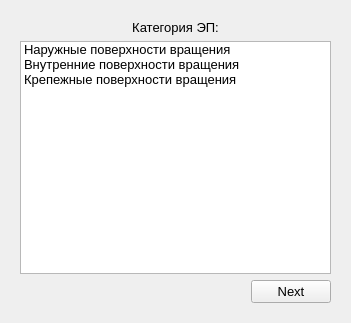
<?xml version="1.0" encoding="UTF-8"?>
<ui version="4.0">
 <class>AddingNewElementarySurfaceWindow</class>
 <widget class="QWidget" name="AddingNewElementarySurfaceWindow">
  <property name="windowModality">
   <enum>Qt::ApplicationModal</enum>
  </property>
  <property name="geometry">
   <rect>
    <x>0</x>
    <y>0</y>
    <width>351</width>
    <height>323</height>
   </rect>
  </property>
  <property name="windowTitle">
   <string>Добавление ЭП</string>
  </property>
  <property name="layoutDirection">
   <enum>Qt::RightToLeft</enum>
  </property>
  <layout class="QGridLayout" name="gridLayout">
   <property name="horizontalSpacing">
    <number>14</number>
   </property>
   <item row="0" column="0">
    <widget class="QStackedWidget" name="stackedWidget">
     <property name="currentIndex">
      <number>0</number>
     </property>
     <widget class="QWidget" name="page">
      <layout class="QGridLayout" name="gridLayout_2">
       <item row="1" column="0">
        <widget class="QListWidget" name="listWidget">
         <property name="font">
          <font>
           <pointsize>10</pointsize>
          </font>
         </property>
         <property name="layoutDirection">
          <enum>Qt::LeftToRight</enum>
         </property>
         <property name="editTriggers">
          <set>QAbstractItemView::NoEditTriggers</set>
         </property>
         <property name="showDropIndicator" stdset="0">
          <bool>false</bool>
         </property>
         <property name="movement">
          <enum>QListView::Static</enum>
         </property>
         <property name="flow">
          <enum>QListView::TopToBottom</enum>
         </property>
         <property name="viewMode">
          <enum>QListView::ListMode</enum>
         </property>
         <item>
          <property name="text">
           <string>Наружные поверхности вращения</string>
          </property>
         </item>
         <item>
          <property name="text">
           <string>Внутренние поверхности вращения</string>
          </property>
         </item>
         <item>
          <property name="text">
           <string>Крепежные поверхности вращения</string>
          </property>
         </item>
        </widget>
       </item>
       <item row="0" column="0">
        <widget class="QLabel" name="label">
         <property name="font">
          <font>
           <pointsize>10</pointsize>
          </font>
         </property>
         <property name="text">
          <string>Категория ЭП:</string>
         </property>
         <property name="textFormat">
          <enum>Qt::AutoText</enum>
         </property>
         <property name="alignment">
          <set>Qt::AlignCenter</set>
         </property>
        </widget>
       </item>
       <item row="2" column="0">
        <widget class="QPushButton" name="nextPage">
         <property name="sizePolicy">
          <sizepolicy hsizetype="Fixed" vsizetype="Fixed">
           <horstretch>0</horstretch>
           <verstretch>0</verstretch>
          </sizepolicy>
         </property>
         <property name="font">
          <font>
           <pointsize>10</pointsize>
          </font>
         </property>
         <property name="layoutDirection">
          <enum>Qt::RightToLeft</enum>
         </property>
         <property name="text">
          <string>Next</string>
         </property>
        </widget>
       </item>
      </layout>
     </widget>
     <widget class="QWidget" name="page_2">
      <layout class="QGridLayout" name="gridLayout_3">
       <item row="1" column="0">
        <widget class="QListWidget" name="listWidget_2">
         <property name="font">
          <font>
           <pointsize>10</pointsize>
          </font>
         </property>
         <property name="layoutDirection">
          <enum>Qt::LeftToRight</enum>
         </property>
        </widget>
       </item>
       <item row="2" column="0">
        <widget class="QPushButton" name="createEP">
         <property name="sizePolicy">
          <sizepolicy hsizetype="Fixed" vsizetype="Fixed">
           <horstretch>0</horstretch>
           <verstretch>0</verstretch>
          </sizepolicy>
         </property>
         <property name="font">
          <font>
           <pointsize>10</pointsize>
          </font>
         </property>
         <property name="layoutDirection">
          <enum>Qt::RightToLeft</enum>
         </property>
         <property name="text">
          <string>Create</string>
         </property>
        </widget>
       </item>
       <item row="0" column="0">
        <widget class="QLabel" name="label_2">
         <property name="font">
          <font>
           <pointsize>10</pointsize>
          </font>
         </property>
         <property name="text">
          <string>Тип ЭП:</string>
         </property>
         <property name="alignment">
          <set>Qt::AlignCenter</set>
         </property>
        </widget>
       </item>
      </layout>
      <zorder>createEP</zorder>
      <zorder>listWidget_2</zorder>
      <zorder>label_2</zorder>
     </widget>
    </widget>
   </item>
  </layout>
 </widget>
 <resources/>
 <connections/>
</ui>
